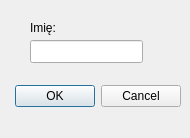
<?xml version="1.0" encoding="UTF-8"?>
<ui version="4.0">
 <class>ChangeName</class>
 <widget class="QDialog" name="ChangeName">
  <property name="geometry">
   <rect>
    <x>0</x>
    <y>0</y>
    <width>190</width>
    <height>138</height>
   </rect>
  </property>
  <property name="windowTitle">
   <string>Podaj nowe imię</string>
  </property>
  <widget class="QDialogButtonBox" name="buttonBox">
   <property name="geometry">
    <rect>
     <x>10</x>
     <y>80</y>
     <width>171</width>
     <height>32</height>
    </rect>
   </property>
   <property name="orientation">
    <enum>Qt::Horizontal</enum>
   </property>
   <property name="standardButtons">
    <set>QDialogButtonBox::Cancel|QDialogButtonBox::Ok</set>
   </property>
  </widget>
  <widget class="QLineEdit" name="name">
   <property name="geometry">
    <rect>
     <x>30</x>
     <y>40</y>
     <width>113</width>
     <height>23</height>
    </rect>
   </property>
  </widget>
  <widget class="QLabel" name="label">
   <property name="geometry">
    <rect>
     <x>30</x>
     <y>20</y>
     <width>59</width>
     <height>15</height>
    </rect>
   </property>
   <property name="text">
    <string>Imię:</string>
   </property>
  </widget>
 </widget>
 <resources/>
 <connections>
  <connection>
   <sender>buttonBox</sender>
   <signal>accepted()</signal>
   <receiver>ChangeName</receiver>
   <slot>accept()</slot>
   <hints>
    <hint type="sourcelabel">
     <x>248</x>
     <y>254</y>
    </hint>
    <hint type="destinationlabel">
     <x>157</x>
     <y>274</y>
    </hint>
   </hints>
  </connection>
  <connection>
   <sender>buttonBox</sender>
   <signal>rejected()</signal>
   <receiver>ChangeName</receiver>
   <slot>reject()</slot>
   <hints>
    <hint type="sourcelabel">
     <x>316</x>
     <y>260</y>
    </hint>
    <hint type="destinationlabel">
     <x>286</x>
     <y>274</y>
    </hint>
   </hints>
  </connection>
 </connections>
</ui>
